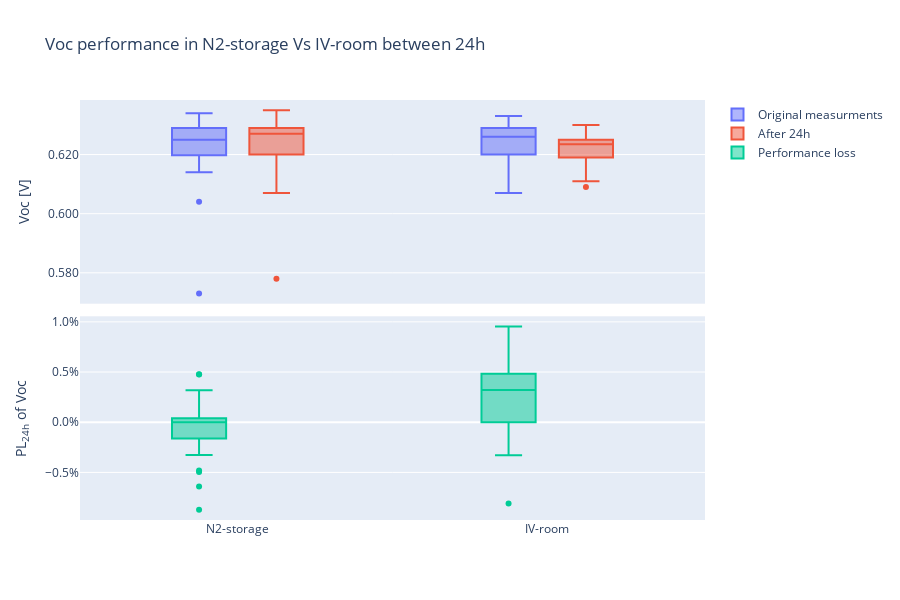

Notebook source saved alongside this figure:
### Markdown cell above
# Check Voc values
Remove outliers PL-Voc >= 0.1

### Code cell
Cell_degradation_test_23_V = Cell_degradation_test_23[(Cell_degradation_test_23['PL-Voc'] < 0.1) 
                                                      & (Cell_degradation_test_23['PL-Voc'] > -0.1)]

fig_Cd_23_V = make_subplots(rows=2, cols=1,shared_xaxes = True,vertical_spacing=0.03)

fig_Cd_23_V.add_trace(
    go.Box(y=Cell_degradation_test_23_V['Voc [V]'], x = Cell_degradation_test_23_V["Storage"], 
           name = "Original measurments", offsetgroup = "A"),
    row=1, col=1
)

fig_Cd_23_V.add_trace(
    go.Box(y=Cell_degradation_test_23_V['Voc [V].1'], x = Cell_degradation_test_23_V["Storage"], 
           name = "After 24h", offsetgroup = "B"),
    row=1, col=1
)


fig_Cd_23_V.add_trace(
    go.Box(y=Cell_degradation_test_23_V['PL-Voc'], x = Cell_degradation_test_23_V["Storage"], 
           name = "Performance loss", offsetgroup = "A"),
    row=2, col=1
)

fig_Cd_23_V.update_layout(title="Voc performance in N2-storage Vs IV-room between 24h",
                          boxmode='group', height=600, width=900,
                     boxgap=0.5,
                     yaxis=dict(title="Voc [V]", tickformat=".3f"),
                     yaxis2=dict(title="PL<sub>24h</sub> of Voc", tickformat=".1%")
                    ) 
fig_Cd_23_V.show()
fig_Cd_23_V.write_image("3.1.1 Voc performance in N2-storage Vs IV-room between 24h.png", scale=3, width=900, height=600)

### Figure 1 — Plotly figure (JSON) as saved in the notebook; plotly's stock layout.template omitted (floating-point values rounded to 4 significant figures; data arrays with more than 128 entries replaced by an {"elided": "..."} marker saying what was removed)
{"data": [{"name": "Original measurments", "offsetgroup": "A", "type": "box", "x": {"elided": "139 str values"}, "xaxis": "x", "y": {"elided": "139 float values"}, "yaxis": "y"}, {"name": "After 24h", "offsetgroup": "B", "type": "box", "x": {"elided": "139 str values"}, "xaxis": "x", "y": {"elided": "139 float values"}, "yaxis": "y"}, {"name": "Performance loss", "offsetgroup": "A", "type": "box", "x": {"elided": "139 str values"}, "xaxis": "x2", "y": {"elided": "139 float values"}, "yaxis": "y2"}], "layout": {"boxgap": 0.5, "boxmode": "group", "height": 600, "title": {"text": "Voc performance in N2-storage Vs IV-room between 24h"}, "width": 900, "xaxis": {"anchor": "y", "domain": [0, 1], "matches": "x2", "showticklabels": false}, "xaxis2": {"anchor": "y2", "domain": [0, 1]}, "yaxis": {"anchor": "x", "domain": [0.515, 1], "tickformat": ".3f", "title": {"text": "Voc [V]"}}, "yaxis2": {"anchor": "x2", "domain": [0, 0.485], "tickformat": ".1%", "title": {"text": "PL<sub>24h</sub> of Voc"}}}}
